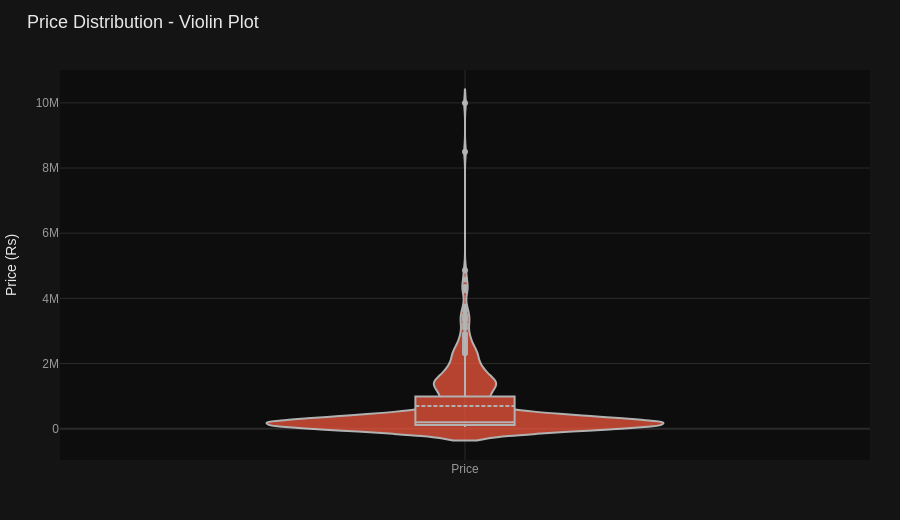

The notebook cell this image was saved under:
### Markdown cell above
### 6. PRICE DISTRIBUTION — Violin Plot

### Code cell
fig6 = go.Figure(go.Violin(
    y=df['Price'],
    box_visible=True,
    meanline_visible=True,
    fillcolor='#EF553B',
    line_color='#E8E8E8',
    opacity=0.75,
    name='Price',
    hovertemplate='Price: %{y:,.0f}<extra></extra>',
))
fig6.update_layout(**base_layout('Price Distribution - Violin Plot'))
fig6.update_yaxes(title='Price (Rs)')
all_figs.append(('6. Price Violin', fig6))
fig6.show()

### Figure 1 — Plotly figure (JSON) as saved in the notebook; plotly's stock layout.template omitted (floating-point values rounded to 4 significant figures; data arrays with more than 128 entries replaced by an {"elided": "..."} marker saying what was removed)
{"data": [{"box": {"visible": true}, "fillcolor": "#EF553B", "hovertemplate": "Price: %{y:,.0f}<extra></extra>", "line": {"color": "#E8E8E8"}, "meanline": {"visible": true}, "name": "Price", "opacity": 0.75, "type": "violin", "y": {"elided": "418 float values"}}], "layout": {"font": {"color": "#E8E8E8", "family": "Poppins, sans-serif", "size": 12}, "height": 520, "legend": {"bgcolor": "rgba(0,0,0,0)", "bordercolor": "#2a2a2a", "font": {"color": "#E8E8E8", "size": 11}}, "margin": {"b": 60, "l": 60, "r": 30, "t": 70}, "paper_bgcolor": "#141414", "plot_bgcolor": "#0D0D0D", "title": {"font": {"color": "#E8E8E8", "family": "Poppins, sans-serif", "size": 18}, "text": "Price Distribution - Violin Plot", "x": 0.03, "y": 0.97}, "xaxis": {"gridcolor": "#2a2a2a", "tickfont": {"color": "#999999"}, "zerolinecolor": "#2a2a2a"}, "yaxis": {"gridcolor": "#2a2a2a", "tickfont": {"color": "#999999"}, "title": {"text": "Price (Rs)"}, "zerolinecolor": "#2a2a2a"}}}
